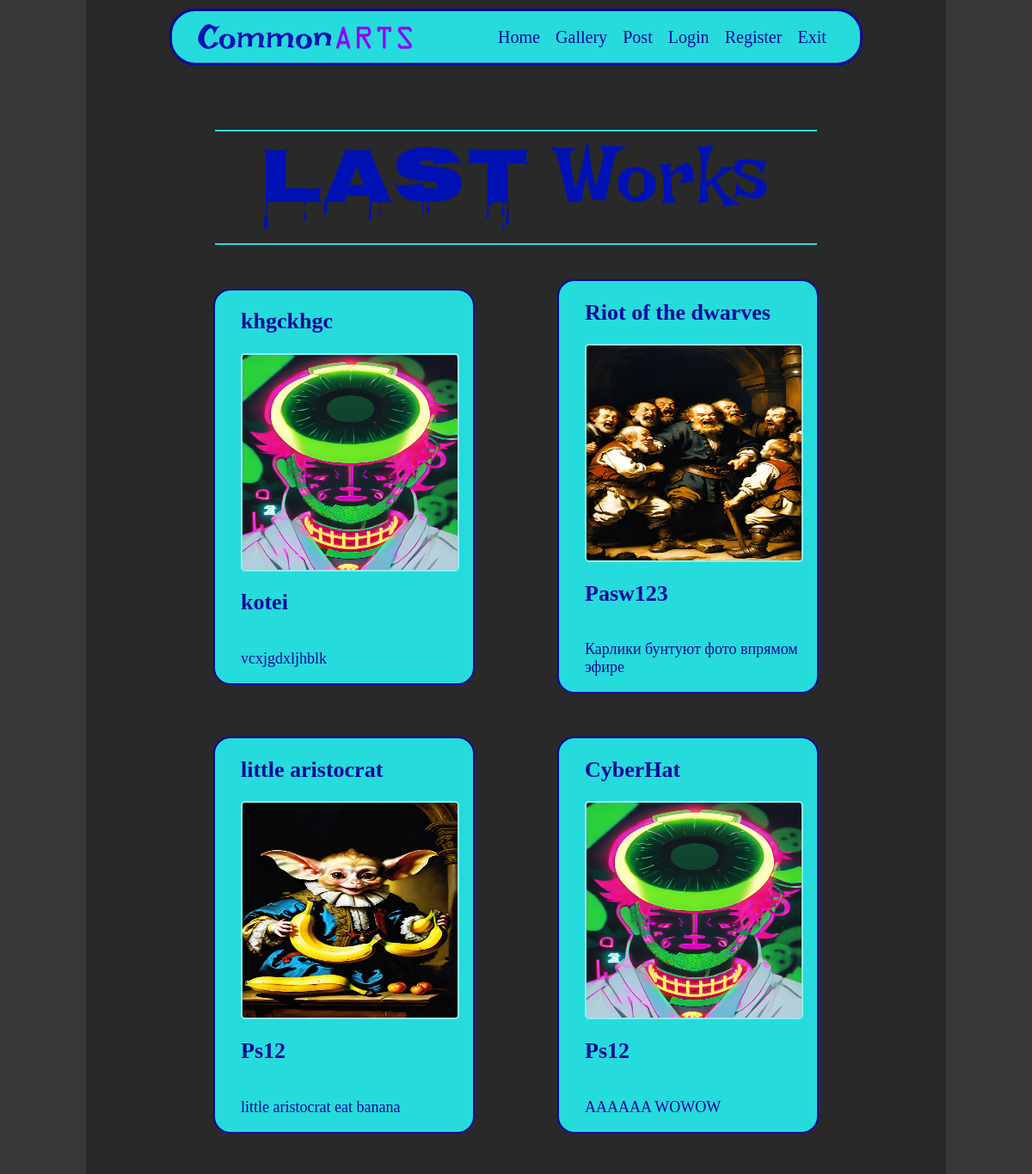
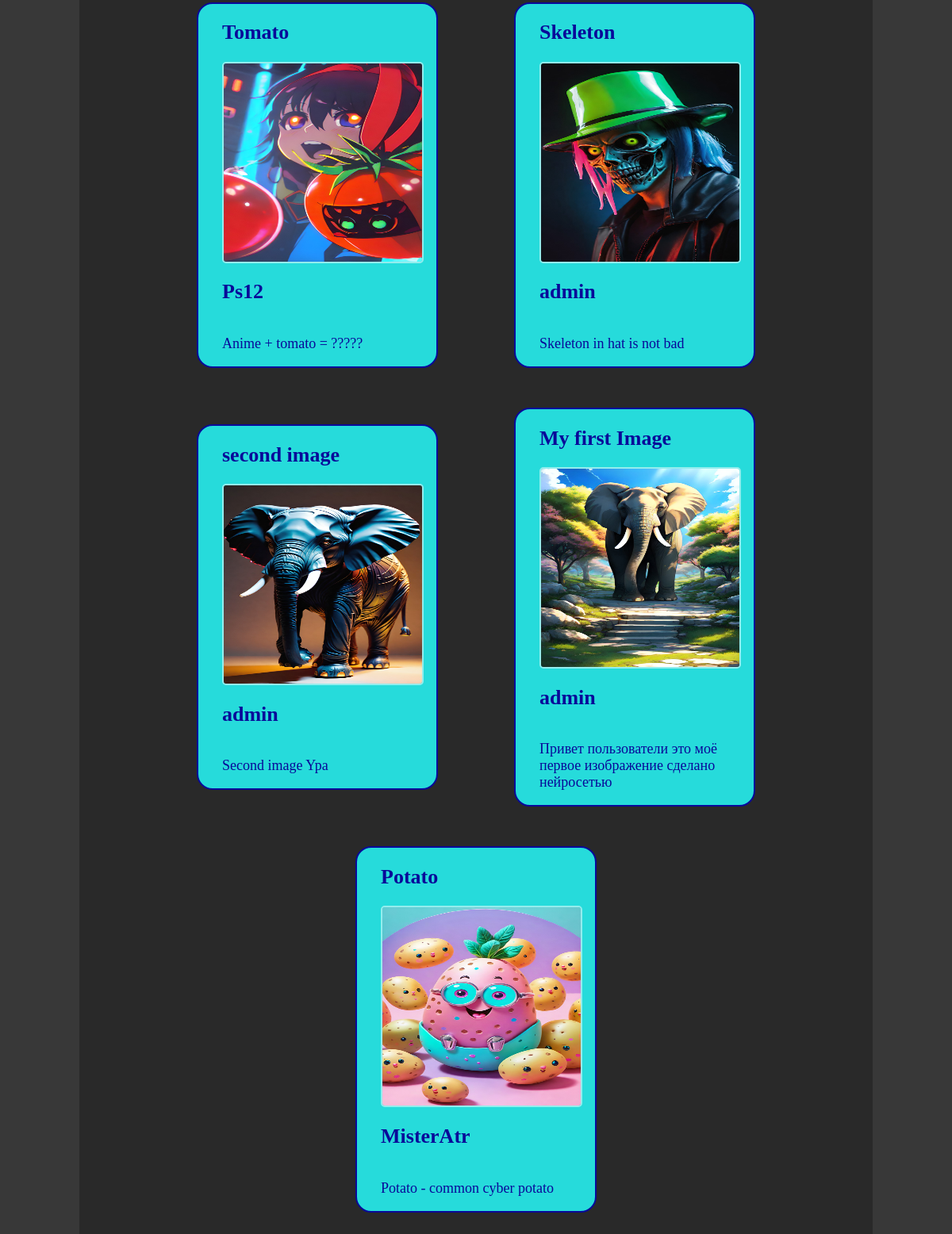
Page /gallery/ on the committed database (2 pictures, top to bottom).
### comapp/models.py (models this page shows, shortened)
class Post(models.Model):
    image = models.ImageField(upload_to='images/')
    title = models.CharField(max_length=50)
    user = models.ForeignKey(settings.AUTH_USER_MODEL, on_delete=models.CASCADE)
    data = models.DateTimeField(auto_now=True)
    text = models.TextField()

### comapp/views.py (the view)
# urls.py: path('gallery/', views.gallery, name='gallery')
def gallery(request):
    posts = Post.objects.order_by("-data")
    context = {'posts': posts}
    return render(request, 'comapp/gallery.html', context)

### comapp/templates/comapp/gallery.html (shortened to what this page needs)
<!DOCTYPE html>
<html lang="en">
<head>
    {%load static%}
    <link rel="stylesheet" href="{%static 'comapp/style.css'%}">
</head>
<body>
    {%load static%}
    <div class="background">
        <header>
            <img src="{%static 'comapp/mainimages/CommonARTS.svg'%}" alt="" class="Logo">
            <div class="links_box">
                <a href="/" class="links">Home</a>
                <a href="{%url 'gallery'%}" class="links">Gallery</a>
                <a href="{%url 'post'%}" class="links">Post</a>
                <a href="{{'/accounts/login/'}}" class="links">Login</a>
                <a href="{%url 'register'%}" class="links">Register</a>
                <a href="{%url 'logout'%}" class="links">Exit</a>
            </div>
        </header>
        <main>
            <div class="main_line"></div>
            <img src="{%static 'comapp/mainimages/Last Works.svg'%}" alt="" class="main_last">
            <div class="main_line"></div>
            <div class="images">
                {%for post in posts%}
                <div class="last_post">
                    <h2 class="last_post_text">{{post.title}}</h2>
                    <img src="{{post.image.url}}" class="last_img">
                    <h2 class="last_post_text">{{post.user}}</h2>
                    <p class="last_post_text2">{{post.text}}</p>
                </div>
                {%endfor%}
            </div>
        </main>
    </div>
</body>

### comapp/static/comapp/style.css (style rules this page uses)
body { margin: 0; background-color: rgb(56, 56, 56); display: flex; flex-direction: column; align-items: center; }
.background { display: flex; flex-direction: column; align-items: center; width: 1000px; background-color: rgb(41, 41, 41); }
header { border: 3px solid rgb(9, 9, 153); margin: 10px; border-radius: 30px; background-color: rgb(38, 219, 219); display: flex; flex-direction: row; justify-content: space-between; align-items: center; height: 60px; width: 800px; }
.Logo { position: relative; left: 30px; height: 50px; width: 250px; }
.links { font-size: 20px; color: rgb(9, 9, 153); text-decoration: none; }
.links_box { display: flex; flex-direction: row; justify-content: space-around; position: relative; right: 30px; width: 400px; }
main { margin: 50px; display: flex; flex-direction: column; align-items: center; }
.main_line { margin: 15px; width: 700px; height: 2px; background-color: rgb(38, 219, 219); }
.main_last { width: 600px; height: 100px; }
.images { display: flex; align-items: center; flex-wrap: wrap; flex-direction: row; justify-content: space-around; width: 800px; }
.last_img { position: relative; left: 30px; border-radius: 5px; border: 2px solid rgba(255, 255, 255, 0.5); width: 250px; height: 250px; }
.last_post { margin: 25px; border: 2px solid rgb(9, 9, 153); border-radius: 20px; position: relative; display: flex; flex-direction: column; justify-content: space-around; align-items: flex-start; width: 300px; background-color: rgb(38, 219, 219); }
.last_post_text { position: relative; left: 30px; font-size: 26px; color: rgb(9, 9, 153); }
.last_post_text2 { width: 250px; position: relative; left: 30px; font-size: 18px; color: rgb(9, 9, 153); }

### rows in the picture
Post: title "khgckhgc", image (picture), user "kotei", text "vcxjgdxljhblk"
Post: title "Riot of the dwarves", image (picture), user "Pasw123", text "Карлики бунтуют фото впрямом эфире"
Post: title "little aristocrat", image (picture), user "Ps12", text "little aristocrat eat banana"
Post: title "CyberHat", image (picture), user "Ps12", text "AAAAAA WOWOW"
Post: title "Tomato", image (picture), user "Ps12", text "Anime + tomato = ?????"
Post: title "Skeleton", image (picture), user "admin", text "Skeleton in hat is not bad"
Post: title "second image", image (picture), user "admin", text "Second image Ypa"
Post: title "My first Image", image (picture), user "admin", text "Привет пользователи это моё первое изображение сделано нейросетью"
Post: title "Potato", image (picture), user "MisterAtr", text "Potato - common cyber potato"
